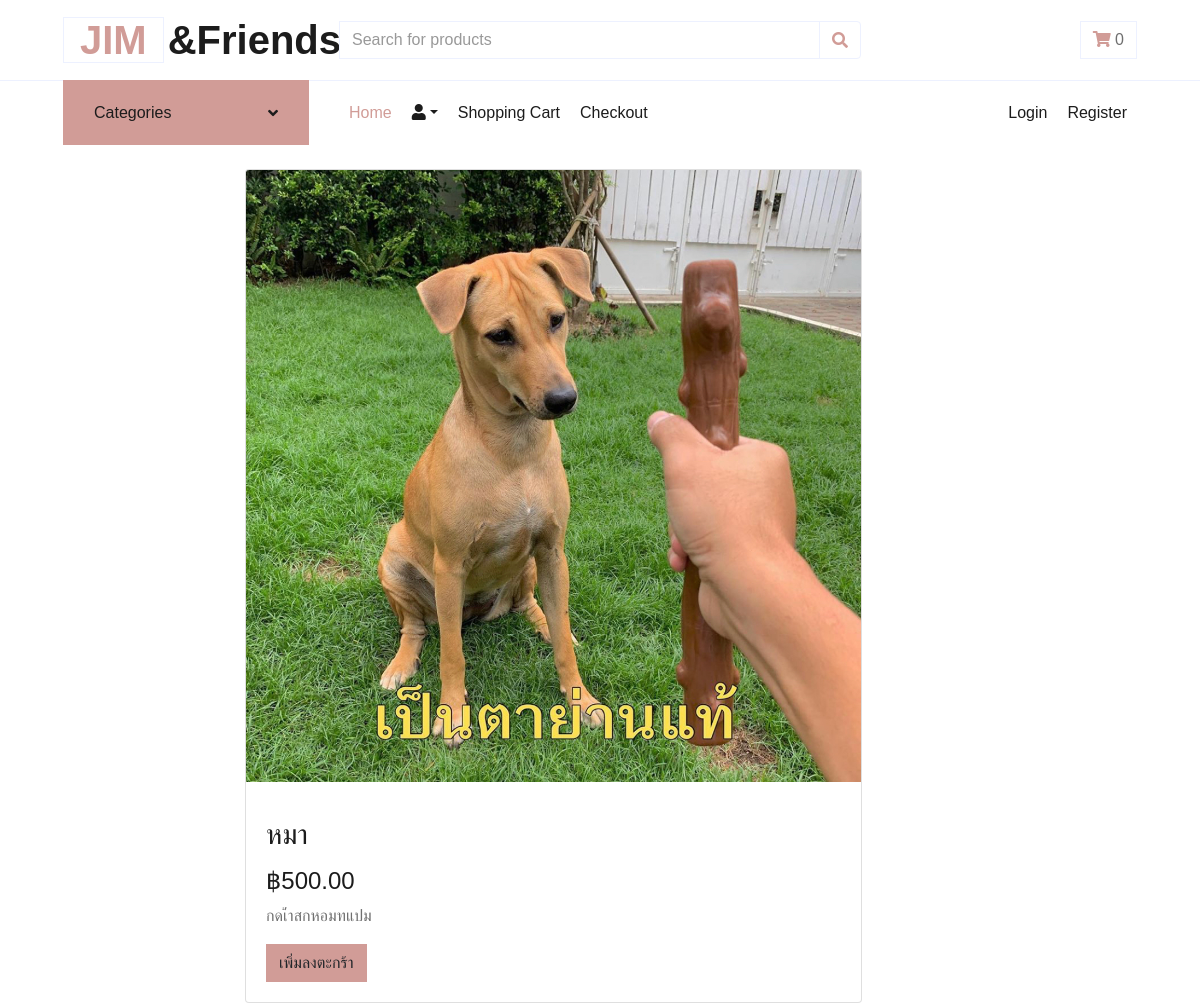
Screenshot of /product/computer/computer with the database file from the repository.
### store/models.py (models this page shows, shortened)
class Product(models.Model):
    name=models.CharField(max_length=250,unique=True)
    slug=models.SlugField(max_length=250,unique=True)
    description=models.TextField(blank=True)
    price=models.DecimalField(max_digits=12,decimal_places=2)
    category=models.ForeignKey(Category,on_delete=models.CASCADE)
    image=models.ImageField(upload_to="product",blank=True)
    stock=models.IntegerField()
    available=models.BooleanField(default=True)
    created=models.DateTimeField(auto_now_add=True)
    updated=models.DateTimeField(auto_now=True)
    class Meta :
        ordering=('name',)
        verbose_name='สินค้า'
        verbose_name_plural="ข้อมูลสินค้า"

### store/views.py (the view)
# urls.py: path('product/<slug:category_slug>/<slug:product_slug>',views.productPage, name='productDetail'),
def productPage(request,category_slug,product_slug):
    try:
        product=Product.objects.get(category__slug=category_slug,slug=product_slug)
    except Exception as e :
        raise e
    return render(request,'product.html',{'product':product})

### store/context_processors.py (called while the page is built)
def menu_links(request):
    links=Category.objects.all()
    return dict(links=links)

def counter(request):
    item_count=0
    if 'admin' in request.path:
        return {}
    else:
        try:
            cart=Cart.objects.filter(cart_id=_cart_id(request))
            cart_Item=CartItem.objects.all().filter(cart=cart[:1])
            for item in cart_Item:
                item_count+=item.quantity
        except Cart.DoesNotExist:
            item_count=0
    return dict(item_count=item_count)

### store/models.py (called while the page is built)
    def get_url(self):
        return reverse('product_by_category', args=[self.slug])

### store/views.py (called while the page is built)
def _cart_id(request):
    cart=request.session.session_key
    if not cart:
        cart=request.session.create()
    return cart

### store/templates/product.html
{% extends "layoutscartdetail.html" %}
{% load humanize%}
{% block content %}
<div class="container">
    <div class="row">
        <div class="col-lg-2"></div>
    <div class="col-lg-7">
        <div class="card mt-4">
            <img class="card-img-top img-fluid" src={{product.image.url}} alt="">
            <div class="card-body">
              <h3 class="card-title">{{product.name}}</h3>
              <h4>฿{{product.price|intcomma}}</h4>
              <p class="card-text">{{product.description}}</p>
              {% if product.stock <= 0%}
                    <h5 class="text-danger">สินค้าหมด</h5>
              {% else%}
                    <a href="{%url 'addCart' product.id%}" class="btn btn-primary"> เพิ่มลงตะกร้า </a>
              {%endif%}
            </div>
          </div>
  </div>
    </div>
</div>
{% endblock %}

### store/templates/layoutscartdetail.html (style rules this page uses)
:root { --blue: #007bff; --indigo: #6610f2; --purple: #6f42c1; --pink: #e83e8c; --red: #dc3545; --orange: #fd7e14; --yellow: #ffc107; --green: #28a745; --teal: #20c997; --cyan: #17a2b8; --white: #fff; --gray: #6c757d; --gray-dark: #343a40; --primary: #D19C97; --secondary: #EDF1FF; --success: #28a745; --info: #17a2b8; --warning: #ffc107; --danger: #dc3545; --light: #FFFFFF; --dark: #1C1C1C; --breakpoint-xs: 0; --breakpoint-sm: 576px; --breakpoint-md: 768px; --breakpoint-lg: 992px; --breakpoint-xl: 1200px; --font-family-sans-serif: "Poppins", sans-serif; --font-family-monospace: SFMono-Regular, Menlo, Monaco, Consolas, "Liberation Mono", "Courier New", monospace; }
*, *::before, *::after { box-sizing: border-box; }
html { font-family: sans-serif; line-height: 1.15; -webkit-text-size-adjust: 100%; -webkit-tap-highlight-color: rgba(0, 0, 0, 0); }
body { margin: 0; font-family: "Poppins", sans-serif; font-size: 1rem; font-weight: 400; line-height: 1.5; color: #6F6F6F; text-align: left; background-color: #fff; }
h1, h2, h3, h4, h5, h6 { margin-top: 0; margin-bottom: 0.5rem; }
p { margin-top: 0; margin-bottom: 1rem; }
a { color: #D19C97; text-decoration: none; background-color: transparent; }
img { vertical-align: middle; border-style: none; }
h1, h2, h3, h4, h5, h6, .h1, .h2, .h3, .h4, .h5, .h6 { margin-bottom: 0.5rem; margin-top: 1rem; font-weight: 500; line-height: 1.2; color: #1C1C1C; }
h3, .h3 { font-size: 1.75rem; }
@media (max-width: 1200px) { h3, .h3 { font-size: calc(1.3rem + 0.6vw) ; } }
h4, .h4 { font-size: 1.5rem; }
@media (max-width: 1200px) { h4, .h4 { font-size: calc(1.275rem + 0.3vw) ; } }
.img-fluid { max-width: 100%; height: auto; }
.container, .container-fluid, .container-sm, .container-md, .container-lg, .container-xl { width: 100%; padding-right: 15px; padding-left: 15px; margin-right: auto; margin-left: auto; }
@media (min-width: 576px) { .container, .container-sm { max-width: 540px; } }
@media (min-width: 768px) { .container, .container-sm, .container-md { max-width: 720px; } }
@media (min-width: 992px) { .container, .container-sm, .container-md, .container-lg { max-width: 960px; } }
@media (min-width: 1200px) { .container, .container-sm, .container-md, .container-lg, .container-xl { max-width: 1140px; } }
.row { display: flex; flex-wrap: wrap; margin-right: -15px; margin-left: -15px; }
.col-1, .col-2, .col-3, .col-4, .col-5, .col-6, .col-7, .col-8, .col-9, .col-10, .col-11, .col-12, .col, .col-auto, .col-sm-1, .col-sm-2, .col-sm-3, .col-sm-4, .col-sm-5, .col-sm-6, .col-sm-7, .col-sm-8, .col-sm-9, .col-sm-10, .col-sm-11, .col-sm-12, .col-sm, .col-sm-auto, .col-md-1, .col-md-2, .col-md-3, .col-md-4, .col-md-5, .col-md-6, .col-md-7, .col-md-8, .col-md-9, .col-md-10, .col-md-11, .col-md-12, .col-md, .col-md-auto, .col-lg-1, .col-lg-2, .col-lg-3, .col-lg-4, .col-lg-5, .col-lg-6, .col-lg-7, .col-lg-8, .col-lg-9, .col-lg-10, .col-lg-11, .col-lg-12, .col-lg, .col-lg-auto, .col-xl-1, .col-xl-2, .col-xl-3, .col-xl-4, .col-xl-5, .col-xl-6, .col-xl-7, .col-xl-8, .col-xl-9, .col-xl-10, .col-xl-11, .col-xl-12, .col-xl, .col-xl-auto { position: relative; width: 100%; padding-right: 15px; padding-left: 15px; }
@media (min-width: 992px) { .col-lg-2 { flex: 0 0 16.66667%; max-width: 16.66667%; } }
@media (min-width: 992px) { .col-lg-7 { flex: 0 0 58.33333%; max-width: 58.33333%; } }
.btn { display: inline-block; font-weight: 400; color: #6F6F6F; text-align: center; vertical-align: middle; user-select: none; background-color: transparent; border: 1px solid transparent; padding: 0.375rem 0.75rem; font-size: 1rem; line-height: 1.5; border-radius: 0; transition: color 0.15s ease-in-out, background-color 0.15s ease-in-out, border-color 0.15s ease-in-out, box-shadow 0.15s ease-in-out; }
.btn:not(:disabled):not(.disabled) { cursor: pointer; }
.btn-primary { color: #212529; background-color: #D19C97; border-color: #D19C97; }
.card { position: relative; display: flex; flex-direction: column; min-width: 0; word-wrap: break-word; background-color: #fff; background-clip: border-box; border: 1px solid rgba(0, 0, 0, 0.125); }
.card-body { flex: 1 1 auto; min-height: 1px; padding: 1.25rem; }
.card-title { margin-bottom: 0.75rem; }
.card-img, .card-img-top, .card-img-bottom { flex-shrink: 0; width: 100%; }
.mt-4, .my-4 { margin-top: 1.5rem !important; }

### rows the page displays
Product: image (picture), name "หมา", price "500.00", description "กดเ้่าสกหอมทแปม"
